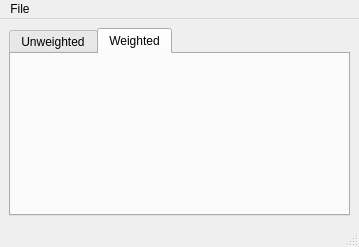
<?xml version="1.0" encoding="UTF-8"?>
<ui version="4.0">
 <class>tabLayout</class>
 <widget class="QMainWindow" name="tabLayout">
  <property name="geometry">
   <rect>
    <x>0</x>
    <y>0</y>
    <width>359</width>
    <height>247</height>
   </rect>
  </property>
  <property name="windowTitle">
   <string>Main Window</string>
  </property>
  <property name="autoFillBackground">
   <bool>true</bool>
  </property>
  <widget class="QWidget" name="centralwidget">
   <layout class="QHBoxLayout" name="horizontalLayout">
    <item>
     <widget class="QTabWidget" name="tabWidget">
      <property name="autoFillBackground">
       <bool>true</bool>
      </property>
      <property name="currentIndex">
       <number>1</number>
      </property>
      <widget class="QWidget" name="unweightedTab">
       <attribute name="title">
        <string>Unweighted</string>
       </attribute>
       <layout class="QHBoxLayout" name="horizontalLayout_3">
        <item>
         <widget class="QLabel" name="unweightedImage">
          <property name="text">
           <string/>
          </property>
         </widget>
        </item>
       </layout>
      </widget>
      <widget class="QWidget" name="weightedTab">
       <attribute name="title">
        <string>Weighted</string>
       </attribute>
       <layout class="QHBoxLayout" name="horizontalLayout_2">
        <item>
         <widget class="QLabel" name="weightedImage">
          <property name="text">
           <string/>
          </property>
         </widget>
        </item>
       </layout>
      </widget>
     </widget>
    </item>
   </layout>
  </widget>
  <widget class="QMenuBar" name="menubar">
   <property name="geometry">
    <rect>
     <x>0</x>
     <y>0</y>
     <width>359</width>
     <height>22</height>
    </rect>
   </property>
   <widget class="QMenu" name="menuFile">
    <property name="title">
     <string>File</string>
    </property>
    <widget class="QMenu" name="menuExport">
     <property name="title">
      <string>Export...</string>
     </property>
     <widget class="QMenu" name="menuUnweighted">
      <property name="title">
       <string>Unweighted</string>
      </property>
      <addaction name="actionUnweightedPNG"/>
      <addaction name="actionUnweightedPDF"/>
     </widget>
     <widget class="QMenu" name="menuWeighted">
      <property name="title">
       <string>Weighted</string>
      </property>
      <addaction name="actionWeightedPNG"/>
      <addaction name="actionWeightedPDF"/>
     </widget>
     <addaction name="menuUnweighted"/>
     <addaction name="menuWeighted"/>
    </widget>
    <addaction name="menuExport"/>
   </widget>
   <addaction name="menuFile"/>
  </widget>
  <widget class="QStatusBar" name="statusbar"/>
  <action name="actionPNG">
   <property name="text">
    <string>PNG</string>
   </property>
  </action>
  <action name="actionPDF">
   <property name="text">
    <string>PDF</string>
   </property>
  </action>
  <action name="actionUnweightedPNG">
   <property name="text">
    <string>PNG</string>
   </property>
  </action>
  <action name="actionWeightedPNG">
   <property name="text">
    <string>PNG</string>
   </property>
  </action>
  <action name="actionWeightedPDF">
   <property name="text">
    <string>PDF</string>
   </property>
  </action>
  <action name="actionUnweightedPDF">
   <property name="text">
    <string>PDF</string>
   </property>
  </action>
 </widget>
 <resources/>
 <connections/>
</ui>
